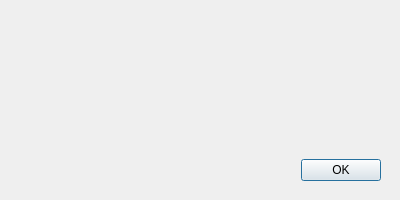
<?xml version="1.0" encoding="UTF-8"?>
<ui version="4.0">
 <class>errorDialog</class>
 <widget class="QDialog" name="errorDialog">
  <property name="geometry">
   <rect>
    <x>0</x>
    <y>0</y>
    <width>400</width>
    <height>200</height>
   </rect>
  </property>
  <property name="minimumSize">
   <size>
    <width>400</width>
    <height>200</height>
   </size>
  </property>
  <property name="maximumSize">
   <size>
    <width>400</width>
    <height>200</height>
   </size>
  </property>
  <property name="windowTitle">
   <string>Dialog</string>
  </property>
  <widget class="QDialogButtonBox" name="buttonBox">
   <property name="geometry">
    <rect>
     <x>210</x>
     <y>150</y>
     <width>171</width>
     <height>41</height>
    </rect>
   </property>
   <property name="standardButtons">
    <set>QDialogButtonBox::Ok</set>
   </property>
  </widget>
 </widget>
 <resources/>
 <connections/>
</ui>
